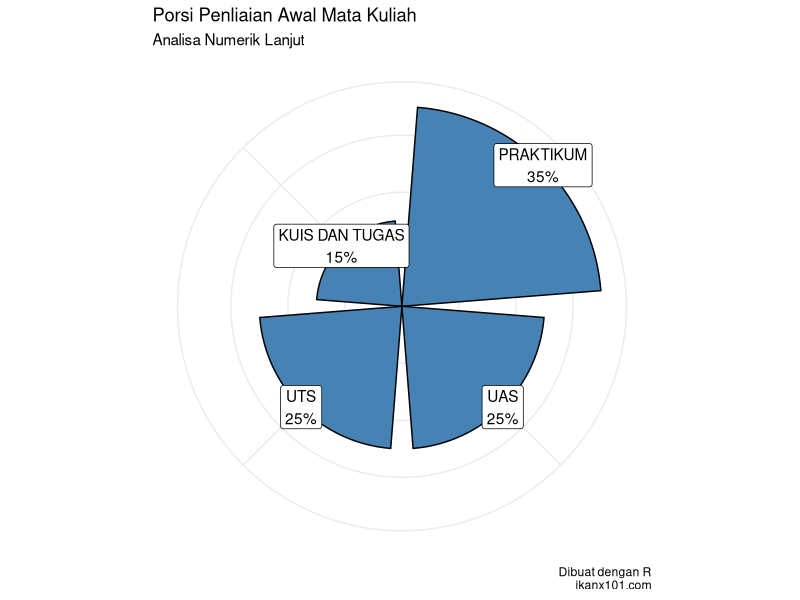

The R script that drew this image: (Note: this script raises an error after producing the figure.)
## ---- chunk 1
knitr::opts_chunk$set(echo = TRUE)
setwd("~/S2 Sains Komputasi ITB/Kuliah/Semester I/Jaringan dan Pengolahan Data Paralel")
library(dplyr)
library(ggplot2)

options(scipen = 999)

rm(list=ls())
## ---- chunk 2
data.frame(
  ket = c("KUIS DAN TUGAS","PRAKTIKUM","UTS","UAS"),
  persen = c(15,35,25,25)
) %>% 
  mutate(label = paste0(ket,"\n",persen,"%")) %>% 
  ggplot(aes(x = reorder(ket,-persen),
             y = persen)) +
  geom_col(fill = "steelblue",
           color = "black") +
  geom_label(aes(label = label)) +
  labs(title = "Porsi Penliaian Awal Mata Kuliah",
       subtitle = "Analisa Numerik Lanjut",
       caption = "Dibuat dengan R\nikanx101.com") +
  theme_minimal() +
  theme(axis.title = element_blank(),
        axis.text = element_blank()) +
  coord_polar()
## ---- chunk 3
knitr::include_graphics("Screenshot from 2021-08-26 13-04-46.png")
